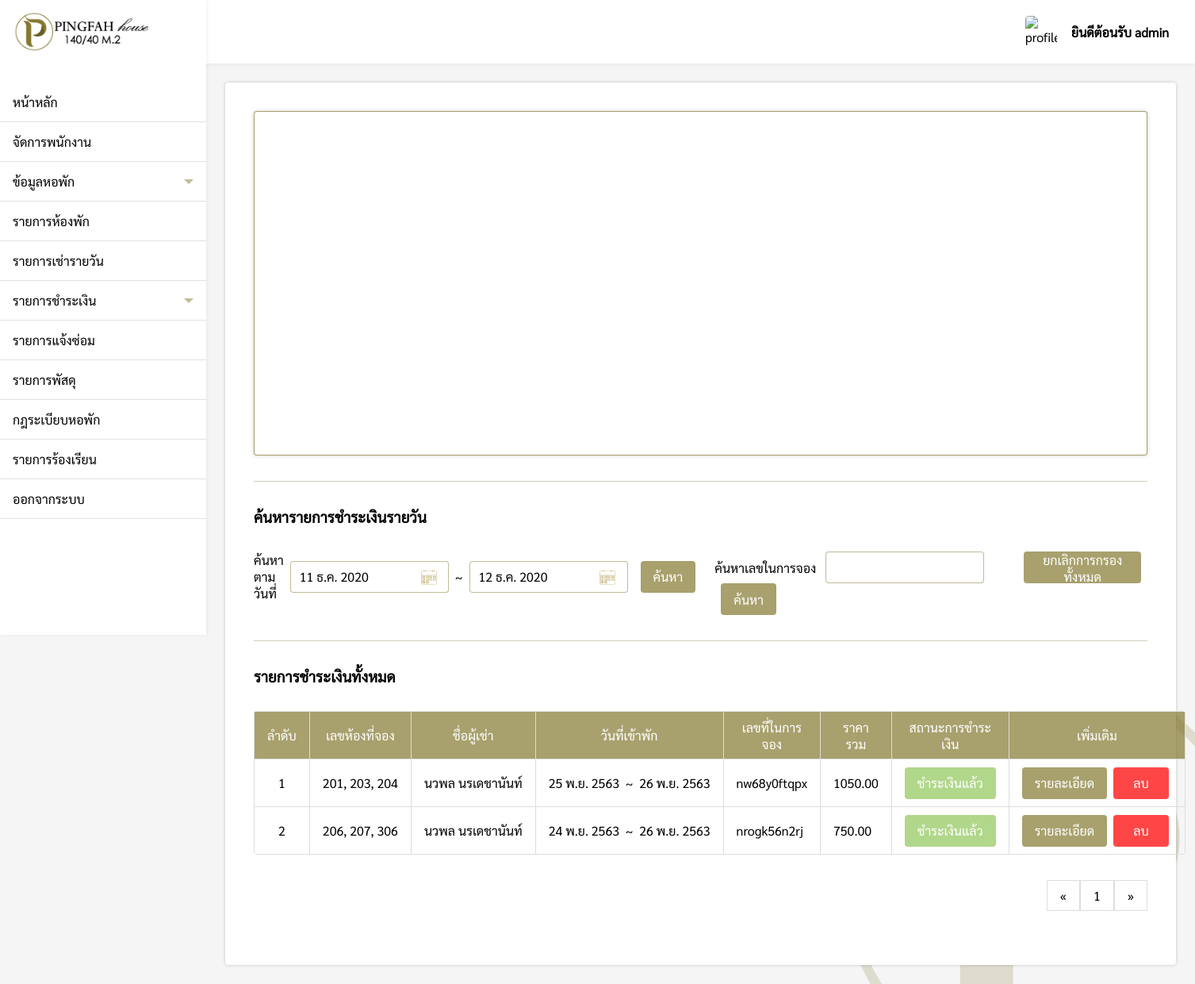
/pages/admin/dailyCost/index.php (signed in), run on an earlier commit of the app's database.
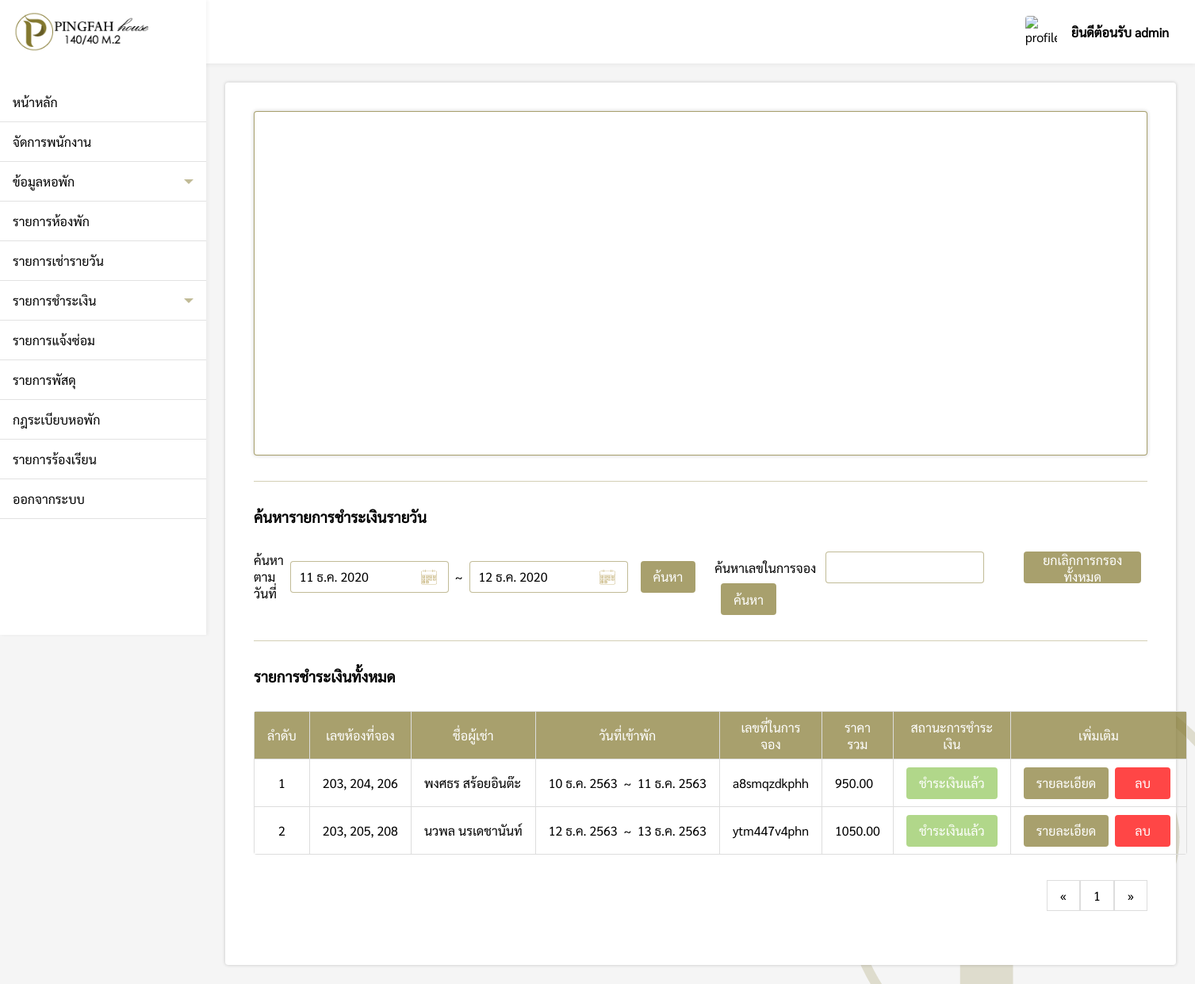
And on a later commit of the database.
### tables this page shows
CREATE TABLE `dailycost` (
  `dailycost_id` int(11) NOT NULL,
  `room_id` varchar(200) NOT NULL,
  `firstname` varchar(200) NOT NULL,
  `lastname` varchar(200) NOT NULL,
  `id_card` varchar(200) NOT NULL,
  `email` varchar(200) NOT NULL,
  `tel` varchar(200) NOT NULL,
  `check_in` varchar(200) NOT NULL,
  `check_out` varchar(200) NOT NULL,
  `price_total` float(11,2) NOT NULL,
  `daily_status` varchar(200) NOT NULL,
  `code` varchar(200) NOT NULL,
  `payment_img` varchar(200) DEFAULT NULL
);

### pages/admin/dailyCost/index.php (the view, shortened to what the changed rows need)
<?php
if($_SESSION['level'] == 'admin'){
    include("../../connection.php");
    include("../../../components/sidebar.php");
    $check_in = @$_REQUEST['check_in'];
    $check_out = @$_REQUEST['check_out'];
    $code = @$_REQUEST['Code'];
    $num = 1;
    function DateThai($strDate)
    {
        $strYear = date("Y",strtotime($strDate))+543;
        $strMonth= date("n",strtotime($strDate));
        $strDay= date("j",strtotime($strDate));
        $strMonthCut = Array("","ม.ค.","ก.พ.","มี.ค.","เม.ย.","พ.ค.","มิ.ย.","ก.ค.","ส.ค.","ก.ย.","ต.ค.","พ.ย.","ธ.ค.");
        $strMonthThai=$strMonthCut[$strMonth];
        return "$strDay $strMonthThai $strYear";
    }
?>
<!DOCTYPE html>
<html lang="en">
<head>
    <link rel="stylesheet" href="../../../css/dailyCost.css">
    <link rel="stylesheet" href="../../../css/my-style.css">
</head>
<body>
    <div class="box">
        <div style="padding:24px;">
            <div class="dailycost-box">
                <?php
                $perpage = 10;
                if(isset($_GET['page'])){
                    $page = $_GET['page'];
                }else{
                    $page = 1;
                }
                $start = ($page - 1) * $perpage;
                if(isset($check_in) && isset($check_out)){
                    $sql = "SELECT * FROM dailycost WHERE (check_in BETWEEN '$check_in' AND '$check_out') OR (check_out BETWEEN '$check_in' AND '$check_out') OR ('$check_in' BETWEEN check_in AND check_out) OR ('$check_out' BETWEEN check_in AND check_out ) LIMIT {$start} , {$perpage}";
                }else if(isset($code)){
                    $sql = "SELECT * FROM dailycost WHERE code = '$code'";
                }else{
                    $sql = "SELECT * FROM dailycost LIMIT {$start} , {$perpage}";
                }
                $result = $conn->query($sql);
                if ($result->num_rows > 0) {
                ?>
                <table>
                    <tr>
                        <th>ลำดับ</th>
                        <th>เลขห้องที่จอง</th>
                        <th>ชื่อผู้เช่า</th>
                        <th>วันที่เข้าพัก</th>
                        <th>เลขที่ในการจอง</th>
                        <th>ราคารวม</th>
                        <th>สถานะการชำระเงิน</th>
                        <th>เพิ่มเติม</th>
                    </tr>
                    <?php
                        while($row = $result->fetch_assoc()) {
                    ?>
                    <tr>
                        <td><?php echo $num; ?></td>
                        <td><?php echo $row['room_id']; ?></td>
                        <td><?php echo $row['firstname'] ." " .$row['lastname']; ?></td>
                        <td><?php echo DateThai($row['check_in']) ."&nbsp; ~ &nbsp;" .DateThai($row['check_out']); ?>
                        </td>
                        <td><?php echo $row['code']; ?></td>
                        <td><?php echo $row['price_total']; ?></td>
                        <td><button class="status-success"><?php echo $row['daily_status']; ?></button></td>
                        <td>
                            <a
                                href="dailyCostDetail.php?dailycost_id=<?php echo $row['dailycost_id']; ?>"><button>รายละเอียด</button></a>
                            <button type="button" class="del"
                                onclick="delDailyCost(<?php echo $row['dailycost_id']; ?>)">ลบ</button>
                        </td>
                    </tr>
                    <?php $num++; } ?>
                </table>
                <?php
                    $sql2 = "SELECT * FROM dailycost";
                    $query2 = mysqli_query($conn, $sql2);
                    $total_record = mysqli_num_rows($query2);
                    $total_page = ceil($total_record / $perpage);
                    ?>
                <div style="display:flex;justify-content:flex-end">
                    <div class="pagination">
                        <a href="index.php?page=1">&laquo;</a>
                        <?php for($i=1;$i<=$total_page;$i++){ ?>
                        <a href="index.php?page=<?php echo $i; ?>"><?php echo $i; ?></a>
                        <?php } ?>
                        <a href="index.php?page=<?php echo $total_page; ?>">&raquo;</a>
                    </div>
                </div>
                <?php
                }else{
                    echo "<div style='padding-top:32px;'>ไม่มีรายการชำระเงินเช่ารายวัน</div>";
                }
                ?>
            </div>
        </div>
    </div>
</body>
</html>
<?php
}else{
    Header("Location: ../../login.php");
}
?>

What changed in the data, as far as the page shows it:
removed dailycost: room "201, 203, 204", firstname "นวพล", lastname "นรเดชานันท์", check_in "25 พ.ย. 2563", check_out "26 พ.ย. 2563", code "nw68y0ftqpx", price_total "1050.00", daily_status "ชำระเงินแล้ว"
removed dailycost: room "206, 207, 306", firstname "นวพล", lastname "นรเดชานันท์", check_in "24 พ.ย. 2563", check_out "26 พ.ย. 2563", code "nrogk56n2rj", price_total "750.00", daily_status "ชำระเงินแล้ว"
added dailycost: room "203, 204, 206", firstname "พงศธร", lastname "สร้อยอินต๊ะ", check_in "10 ธ.ค. 2563", check_out "11 ธ.ค. 2563", code "a8smqzdkphh", price_total "950.00", daily_status "ชำระเงินแล้ว"
added dailycost: room "203, 205, 208", firstname "นวพล", lastname "นรเดชานันท์", check_in "12 ธ.ค. 2563", check_out "13 ธ.ค. 2563", code "ytm447v4phn", price_total "1050.00", daily_status "ชำระเงินแล้ว"
